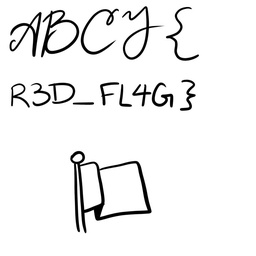
#> input picture IMAGES/red.jpg, 256 x 256 px, shrunk from 700 x 700 before the run
$ python redplanehider.py
#> lines starting #> are read from the running program, lines starting #| are printed output that depends on the picture
import random
from PIL import Image

def rand(mode):
    return random.randint(0, 254)

def set_bit(value, bit):
    return value | (1<<bit)

def clear_bit(value, bit):
    return value & ~(1<<bit)

def process_image(input, output):
#> called with input = 'red.jpg', output = 'red2.jpg'
    plane = 6 #EDIT THIS FOR BIT PLANE ON RED
    with Image.open(input) as image:
#> image is the input picture: PIL image 256x256 RGB; min 0, max 255, mean 239.9
        width, height = image.size
#> width = 256; height = 256
        new_image = Image.new("RGB", (width, height))
#> new_image: PIL image 256x256 RGB; every value is 0
        for x in range(width):
            for y in range(height):
                pixel = image.getpixel((x, y))
                red = int(rand("any"))
                if pixel == (255, 255, 255): #white pixel
                    #red = set_bit(red,4)
                    red = set_bit(red,plane)
                    new_pixel = (red, rand("any"), rand("any"))
                else: #black pixel
                    #red = clear_bit(red,4)
                    red = clear_bit(red,plane)
                    new_pixel = (red, rand("any"), rand("any"))
                new_image.putpixel((x, y), new_pixel)
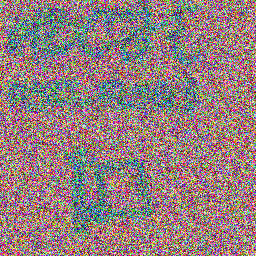
#> new_image: PIL image 256x256 RGB; mean R, G, B 147.7, 126.7, 127.1
        new_image.save(output)

process_image("red.jpg", "red2.jpg")
